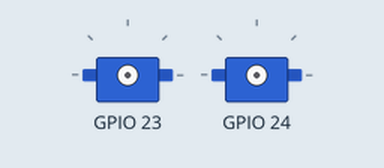
The program below on a simulated Raspberry Pi (BCM pin numbers). Shown: 2 × servo. Servo angles are drawn from the pulse width (0.5 ms = 0°, 2.5 ms = 180°). At 5.0 s the program stops and its outputs stay as they are.

Above: at 0.1 s.
At 2.1 s:
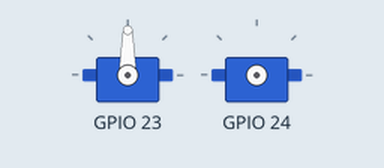
At 4.1 s:
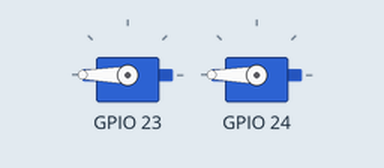
Timing chart, 0 to 5.6 s (numbered marks = the images above):
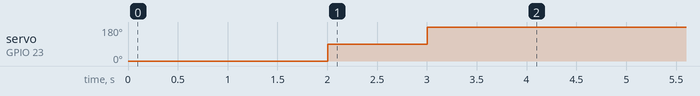

The program:

servm.py
```python
import pigpio

from time import sleep


pi = pigpio.pi() #먼저 사용할 pigpio.pi를 매칭해줍니다.

pi.set_servo_pulsewidth(23, 0) #18번 채널에연결된 서보모터를 꺼줍니다.

sleep(1)

pi.set_servo_pulsewidth(23, 500) #18번채널에 연결된 서보모터를 0도로 이동

sleep(1)

pi.set_servo_pulsewidth(23, 1500) # 가운데로 이동 90도

sleep(1)

pi.set_servo_pulsewidth(23, 2500) # 180도 끝으로 이동.

sleep(1)

pi.set_servo_pulsewidth(24, 2500) # 180도 끝으로 이동.

sleep(1)
```
